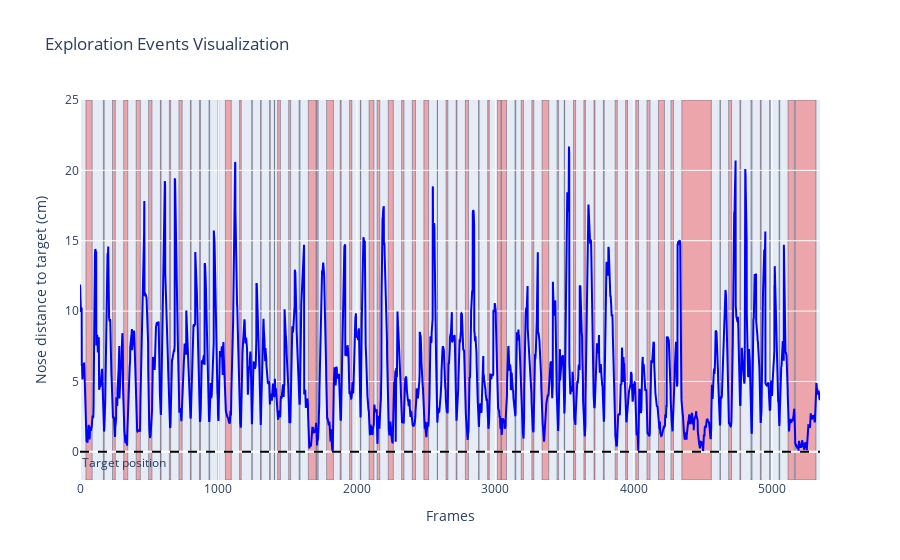

Here is the notebook cell this chart was saved with:
### Markdown cell above
---
##### We can see on the testing data that the exploratory events happen when the nose gets close to the object

### Code cell
rst.plot_example_data(model_dict['X_ts'], model_dict['y_ts'])

### Figure 1 — Plotly figure (JSON) as saved in the notebook; plotly's stock layout.template omitted (floating-point values rounded to 4 significant figures; data arrays with more than 128 entries replaced by an {"elided": "..."} marker saying what was removed)
{"data": [{"line": {"color": "blue"}, "mode": "lines", "name": "Position", "type": "scatter", "x": {"elided": "5348 int values"}, "y": {"elided": "5348 float values"}}], "layout": {"annotations": [{"showarrow": false, "text": "Target position", "x": 0, "xanchor": "left", "xref": "x domain", "y": 0, "yanchor": "top", "yref": "y"}], "legend": {"bgcolor": "rgba(255,255,255,0.6)", "orientation": "h", "x": 0.5, "xanchor": "center", "y": 1.05, "yanchor": "bottom"}, "shapes": [{"fillcolor": "rgba(255,0,0,0.3)", "layer": "below", "line": {"width": 0.4}, "type": "rect", "x0": 43, "x1": 88, "y0": -2, "y1": 25}, {"fillcolor": "rgba(255,0,0,0.3)", "layer": "below", "line": {"width": 0.4}, "type": "rect", "x0": 169, "x1": 175, "y0": -2, "y1": 25}, {"fillcolor": "rgba(255,0,0,0.3)", "layer": "below", "line": {"width": 0.4}, "type": "rect", "x0": 235, "x1": 255, "y0": -2, "y1": 25}, {"fillcolor": "rgba(255,0,0,0.3)", "layer": "below", "line": {"width": 0.4}, "type": "rect", "x0": 316, "x1": 345, "y0": -2, "y1": 25}, {"fillcolor": "rgba(255,0,0,0.3)", "layer": "below", "line": {"width": 0.4}, "type": "rect", "x0": 406, "x1": 436, "y0": -2, "y1": 25}, {"fillcolor": "rgba(255,0,0,0.3)", "layer": "below", "line": {"width": 0.4}, "type": "rect", "x0": 496, "x1": 520, "y0": -2, "y1": 25}, {"fillcolor": "rgba(255,0,0,0.3)", "layer": "below", "line": {"width": 0.4}, "type": "rect", "x0": 581, "x1": 586, "y0": -2, "y1": 25}, {"fillcolor": "rgba(255,0,0,0.3)", "layer": "below", "line": {"width": 0.4}, "type": "rect", "x0": 646, "x1": 655, "y0": -2, "y1": 25}, {"fillcolor": "rgba(255,0,0,0.3)", "layer": "below", "line": {"width": 0.4}, "type": "rect", "x0": 715, "x1": 738, "y0": -2, "y1": 25}, {"fillcolor": "rgba(255,0,0,0.3)", "layer": "below", "line": {"width": 0.4}, "type": "rect", "x0": 798, "x1": 803, "y0": -2, "y1": 25}, {"fillcolor": "rgba(255,0,0,0.3)", "layer": "below", "line": {"width": 0.4}, "type": "rect", "x0": 863, "x1": 871, "y0": -2, "y1": 25}, {"fillcolor": "rgba(255,0,0,0.3)", "layer": "below", "line": {"width": 0.4}, "type": "rect", "x0": 932, "x1": 937, "y0": -2, "y1": 25}, {"fillcolor": "rgba(255,0,0,0.3)", "layer": "below", "line": {"width": 0.4}, "type": "rect", "x0": 997, "x1": 1002, "y0": -2, "y1": 25}, {"fillcolor": "rgba(255,0,0,0.3)", "layer": "below", "line": {"width": 0.4}, "type": "rect", "x0": 1051, "x1": 1093, "y0": -2, "y1": 25}, {"fillcolor": "rgba(255,0,0,0.3)", "layer": "below", "line": {"width": 0.4}, "type": "rect", "x0": 1153, "x1": 1165, "y0": -2, "y1": 25}, {"fillcolor": "rgba(255,0,0,0.3)", "layer": "below", "line": {"width": 0.4}, "type": "rect", "x0": 1241, "x1": 1245, "y0": -2, "y1": 25}, {"fillcolor": "rgba(255,0,0,0.3)", "layer": "below", "line": {"width": 0.4}, "type": "rect", "x0": 1305, "x1": 1309, "y0": -2, "y1": 25}, {"fillcolor": "rgba(255,0,0,0.3)", "layer": "below", "line": {"width": 0.4}, "type": "rect", "x0": 1370, "x1": 1375, "y0": -2, "y1": 25}, {"fillcolor": "rgba(255,0,0,0.3)", "layer": "below", "line": {"width": 0.4}, "type": "rect", "x0": 1404, "x1": 1406, "y0": -2, "y1": 25}, {"fillcolor": "rgba(255,0,0,0.3)", "layer": "below", "line": {"width": 0.4}, "type": "rect", "x0": 1428, "x1": 1448, "y0": -2, "y1": 25}, {"fillcolor": "rgba(255,0,0,0.3)", "layer": "below", "line": {"width": 0.4}, "type": "rect", "x0": 1508, "x1": 1522, "y0": -2, "y1": 25}, {"fillcolor": "rgba(255,0,0,0.3)", "layer": "below", "line": {"width": 0.4}, "type": "rect", "x0": 1583, "x1": 1590, "y0": -2, "y1": 25}, {"fillcolor": "rgba(255,0,0,0.3)", "layer": "below", "line": {"width": 0.4}, "type": "rect", "x0": 1650, "x1": 1706, "y0": -2, "y1": 25}, {"fillcolor": "rgba(255,0,0,0.3)", "layer": "below", "line": {"width": 0.4}, "type": "rect", "x0": 1710, "x1": 1721, "y0": -2, "y1": 25}, {"fillcolor": "rgba(255,0,0,0.3)", "layer": "below", "line": {"width": 0.4}, "type": "rect", "x0": 1782, "x1": 1831, "y0": -2, "y1": 25}, {"fillcolor": "rgba(255,0,0,0.3)", "layer": "below", "line": {"width": 0.4}, "type": "rect", "x0": 1880, "x1": 1887, "y0": -2, "y1": 25}, {"fillcolor": "rgba(255,0,0,0.3)", "layer": "below", "line": {"width": 0.4}, "type": "rect", "x0": 1948, "x1": 1964, "y0": -2, "y1": 25}, {"fillcolor": "rgba(255,0,0,0.3)", "layer": "below", "line": {"width": 0.4}, "type": "rect", "x0": 2026, "x1": 2029, "y0": -2, "y1": 25}, {"fillcolor": "rgba(255,0,0,0.3)", "layer": "below", "line": {"width": 0.4}, "type": "rect", "x0": 2089, "x1": 2124, "y0": -2, "y1": 25}, {"fillcolor": "rgba(255,0,0,0.3)", "layer": "below", "line": {"width": 0.4}, "type": "rect", "x0": 2147, "x1": 2166, "y0": -2, "y1": 25}, {"fillcolor": "rgba(255,0,0,0.3)", "layer": "below", "line": {"width": 0.4}, "type": "rect", "x0": 2227, "x1": 2264, "y0": -2, "y1": 25}, {"fillcolor": "rgba(255,0,0,0.3)", "layer": "below", "line": {"width": 0.4}, "type": "rect", "x0": 2324, "x1": 2341, "y0": -2, "y1": 25}, {"fillcolor": "rgba(255,0,0,0.3)", "layer": "below", "line": {"width": 0.4}, "type": "rect", "x0": 2401, "x1": 2424, "y0": -2, "y1": 25}, {"fillcolor": "rgba(255,0,0,0.3)", "layer": "below", "line": {"width": 0.4}, "type": "rect", "x0": 2485, "x1": 2519, "y0": -2, "y1": 25}, {"fillcolor": "rgba(255,0,0,0.3)", "layer": "below", "line": {"width": 0.4}, "type": "rect", "x0": 2582, "x1": 2583, "y0": -2, "y1": 25}, {"fillcolor": "rgba(255,0,0,0.3)", "layer": "below", "line": {"width": 0.4}, "type": "rect", "x0": 2645, "x1": 2658, "y0": -2, "y1": 25}, {"fillcolor": "rgba(255,0,0,0.3)", "layer": "below", "line": {"width": 0.4}, "type": "rect", "x0": 2718, "x1": 2724, "y0": -2, "y1": 25}, {"fillcolor": "rgba(255,0,0,0.3)", "layer": "below", "line": {"width": 0.4}, "type": "rect", "x0": 2785, "x1": 2807, "y0": -2, "y1": 25}, {"fillcolor": "rgba(255,0,0,0.3)", "layer": "below", "line": {"width": 0.4}, "type": "rect", "x0": 2880, "x1": 2884, "y0": -2, "y1": 25}, {"fillcolor": "rgba(255,0,0,0.3)", "layer": "below", "line": {"width": 0.4}, "type": "rect", "x0": 2946, "x1": 2957, "y0": -2, "y1": 25}, {"fillcolor": "rgba(255,0,0,0.3)", "layer": "below", "line": {"width": 0.4}, "type": "rect", "x0": 3017, "x1": 3041, "y0": -2, "y1": 25}, {"fillcolor": "rgba(255,0,0,0.3)", "layer": "below", "line": {"width": 0.4}, "type": "rect", "x0": 3046, "x1": 3082, "y0": -2, "y1": 25}, {"fillcolor": "rgba(255,0,0,0.3)", "layer": "below", "line": {"width": 0.4}, "type": "rect", "x0": 3143, "x1": 3149, "y0": -2, "y1": 25}, {"fillcolor": "rgba(255,0,0,0.3)", "layer": "below", "line": {"width": 0.4}, "type": "rect", "x0": 3188, "x1": 3204, "y0": -2, "y1": 25}, {"fillcolor": "rgba(255,0,0,0.3)", "layer": "below", "line": {"width": 0.4}, "type": "rect", "x0": 3265, "x1": 3279, "y0": -2, "y1": 25}, {"fillcolor": "rgba(255,0,0,0.3)", "layer": "below", "line": {"width": 0.4}, "type": "rect", "x0": 3339, "x1": 3387, "y0": -2, "y1": 25}, {"fillcolor": "rgba(255,0,0,0.3)", "layer": "below", "line": {"width": 0.4}, "type": "rect", "x0": 3447, "x1": 3458, "y0": -2, "y1": 25}, {"fillcolor": "rgba(255,0,0,0.3)", "layer": "below", "line": {"width": 0.4}, "type": "rect", "x0": 3499, "x1": 3502, "y0": -2, "y1": 25}, {"fillcolor": "rgba(255,0,0,0.3)", "layer": "below", "line": {"width": 0.4}, "type": "rect", "x0": 3566, "x1": 3581, "y0": -2, "y1": 25}, {"fillcolor": "rgba(255,0,0,0.3)", "layer": "below", "line": {"width": 0.4}, "type": "rect", "x0": 3641, "x1": 3652, "y0": -2, "y1": 25}, {"fillcolor": "rgba(255,0,0,0.3)", "layer": "below", "line": {"width": 0.4}, "type": "rect", "x0": 3714, "x1": 3721, "y0": -2, "y1": 25}, {"fillcolor": "rgba(255,0,0,0.3)", "layer": "below", "line": {"width": 0.4}, "type": "rect", "x0": 3782, "x1": 3788, "y0": -2, "y1": 25}, {"fillcolor": "rgba(255,0,0,0.3)", "layer": "below", "line": {"width": 0.4}, "type": "rect", "x0": 3867, "x1": 3882, "y0": -2, "y1": 25}, {"fillcolor": "rgba(255,0,0,0.3)", "layer": "below", "line": {"width": 0.4}, "type": "rect", "x0": 3943, "x1": 3956, "y0": -2, "y1": 25}, {"fillcolor": "rgba(255,0,0,0.3)", "layer": "below", "line": {"width": 0.4}, "type": "rect", "x0": 4016, "x1": 4036, "y0": -2, "y1": 25}, {"fillcolor": "rgba(255,0,0,0.3)", "layer": "below", "line": {"width": 0.4}, "type": "rect", "x0": 4097, "x1": 4119, "y0": -2, "y1": 25}, {"fillcolor": "rgba(255,0,0,0.3)", "layer": "below", "line": {"width": 0.4}, "type": "rect", "x0": 4180, "x1": 4223, "y0": -2, "y1": 25}, {"fillcolor": "rgba(255,0,0,0.3)", "layer": "below", "line": {"width": 0.4}, "type": "rect", "x0": 4270, "x1": 4288, "y0": -2, "y1": 25}, {"fillcolor": "rgba(255,0,0,0.3)", "layer": "below", "line": {"width": 0.4}, "type": "rect", "x0": 4349, "x1": 4562, "y0": -2, "y1": 25}, {"fillcolor": "rgba(255,0,0,0.3)", "layer": "below", "line": {"width": 0.4}, "type": "rect", "x0": 4624, "x1": 4627, "y0": -2, "y1": 25}, {"fillcolor": "rgba(255,0,0,0.3)", "layer": "below", "line": {"width": 0.4}, "type": "rect", "x0": 4687, "x1": 4708, "y0": -2, "y1": 25}, {"fillcolor": "rgba(255,0,0,0.3)", "layer": "below", "line": {"width": 0.4}, "type": "rect", "x0": 4768, "x1": 4774, "y0": -2, "y1": 25}, {"fillcolor": "rgba(255,0,0,0.3)", "layer": "below", "line": {"width": 0.4}, "type": "rect", "x0": 4848, "x1": 4856, "y0": -2, "y1": 25}, {"fillcolor": "rgba(255,0,0,0.3)", "layer": "below", "line": {"width": 0.4}, "type": "rect", "x0": 4916, "x1": 4922, "y0": -2, "y1": 25}, {"fillcolor": "rgba(255,0,0,0.3)", "layer": "below", "line": {"width": 0.4}, "type": "rect", "x0": 4984, "x1": 4987, "y0": -2, "y1": 25}, {"fillcolor": "rgba(255,0,0,0.3)", "layer": "below", "line": {"width": 0.4}, "type": "rect", "x0": 5051, "x1": 5056, "y0": -2, "y1": 25}, {"fillcolor": "rgba(255,0,0,0.3)", "layer": "below", "line": {"width": 0.4}, "type": "rect", "x0": 5116, "x1": 5162, "y0": -2, "y1": 25}, {"fillcolor": "rgba(255,0,0,0.3)", "layer": "below", "line": {"width": 0.4}, "type": "rect", "x0": 5169, "x1": 5318, "y0": -2, "y1": 25}, {"line": {"color": "black", "dash": "dash"}, "type": "line", "x0": 0, "x1": 1, "xref": "x domain", "y0": 0, "y1": 0, "yref": "y"}], "title": {"text": "Exploration Events Visualization"}, "xaxis": {"title": {"text": "Frames"}}, "yaxis": {"range": [-2, 25], "title": {"text": "Nose distance to target (cm)"}}}}
